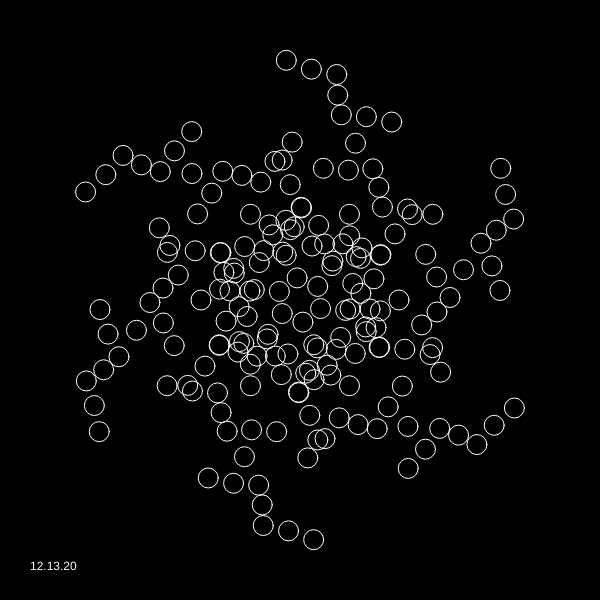
Frame 1 (no input)
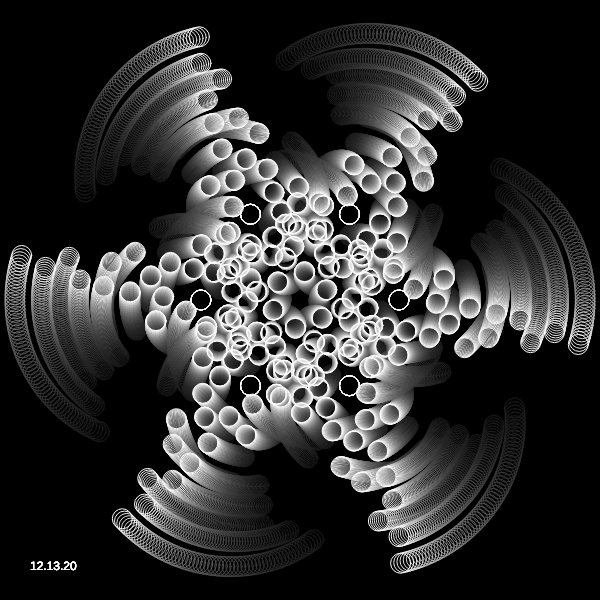
Frame 60 (no input)
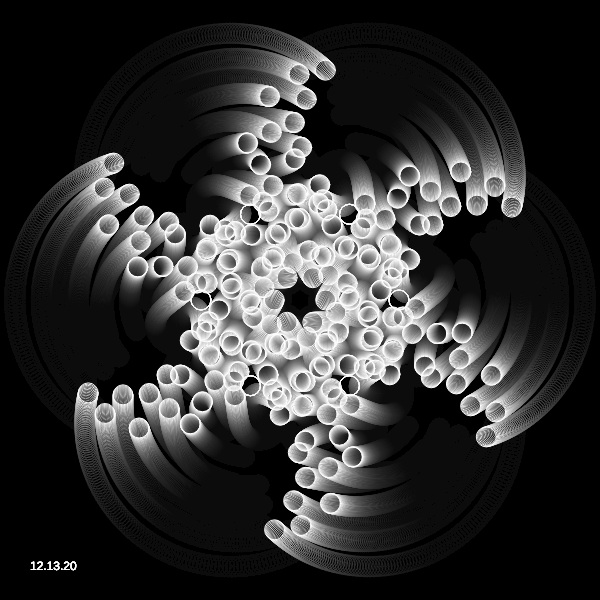
Frame 120 (the mouse pressed at the canvas centre since frame 60)

The p5.js sketch that drew these frames (run headless with seeded random() and noise() and a simulated clock; from frame 60 on, the mouse is pressed at the canvas centre):

// p5.js sketch
// ── sketch.js

//port of https://twitter.com/Hau_kun/status/1273643037747318785
//artist: Hau_kun
//date: Jun 18
//source: 

let t = 0.0;
let r = 0.0;

function setup(){
  createCanvas(600, 600);
  background(0) 

}

function draw(){
  // clear();
  background(0, 10); //originally 255
  t += 0.01;
  for(r=0.0; r<6.0; r++)
    f(300.0, 300.0, PI/3.0*float(r), 99.0);
    fill(255);
    noStroke();
  text("12.13.20", 30, height-30)
}

function f(x,y,r,d){
  if(d>20.0){
    stroke(255)
    noFill();
    ellipse(x+=cos(r)*d, y+=sin(r)*d, 20,20);
    f(x, y, cos(t)+r+PI/2.0, d*0.70);
    f(x, y, sin(t)+r-PI/7.0, d*0.72);
  }
}


// function mousePressed(){
//   stroke(random(200,255),random(60,255),0);
// }
